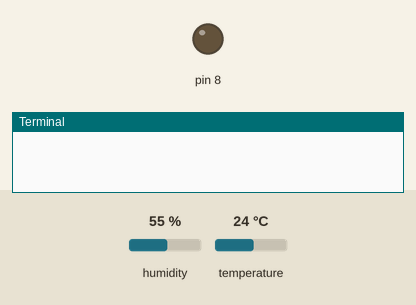
This program was run on a simulated Raspberry Pi (header pin numbers). Shown: output pins drawn as LEDs (lit = HIGH), the last lines printed to the terminal. The test bench sets the inputs (shaded band); at power-on: humidity 55 %, temperature 24 °C. Requests to the public web service named in the program get a made-up reply in its usual format after 0.4 s (London, UTC, broken clouds, 64 % humidity, 1013 hPa unless stated).

Above: at 0.4 s.
At 4.3 s:
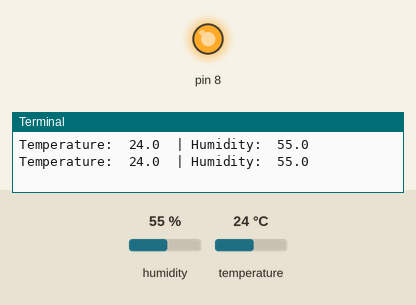
Timing chart, 0 to 6.7 s (numbered marks = the images above):
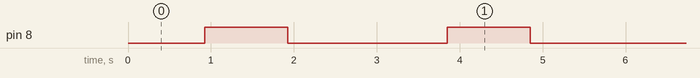

The program:

dhtThingSpeak.py
```python
import json
import Adafruit_DHT
import requests
from time import sleep
import RPi.GPIO as GPIO    # Import Raspberry Pi GPIO library

GPIO.setwarnings(False)    # Ignore warning for now
GPIO.setmode(GPIO.BOARD)   # Use physical pin numbering
# Set pin 8 to be an output pin and set initial value to low (off)
GPIO.setup(8, GPIO.OUT, initial=GPIO.LOW)

# DHT Sensor Setup
DHT_SENSOR = Adafruit_DHT.DHT22
DHT = 4
temperature = 0
humidity = 0

# POST Request Setup (ThingSpeak)
key = "TJCLHK0VN84Z59FQ"
url = 'https://api.thingspeak.com/update'
# headers = {'content-type': 'application/json'}
channel_id = 1009663

while True:
    payload = {
        "field1": temperature,
        "field2": humidity,
        "api_key": key
    }
    h, t = Adafruit_DHT.read(DHT_SENSOR, DHT)
    if h is not None and t is not None:
        temperature = t
        humidity = h
    jsonPayload = json.dumps(payload)
    # print(jsonPayload)
    response = requests.get(url, params=payload)
    print("Temperature: ", temperature, " | Humidity: ", humidity)
    GPIO.output(8, GPIO.HIGH)  # Turn on
    sleep(1)                  # Sleep for 1 second
    GPIO.output(8, GPIO.LOW)  # Turn off
    sleep(1)                  # Sleep for 1 second
```

Measured:
- by itself, pin 8: alternates HIGH for 1.0 s and LOW for 1.9 s
